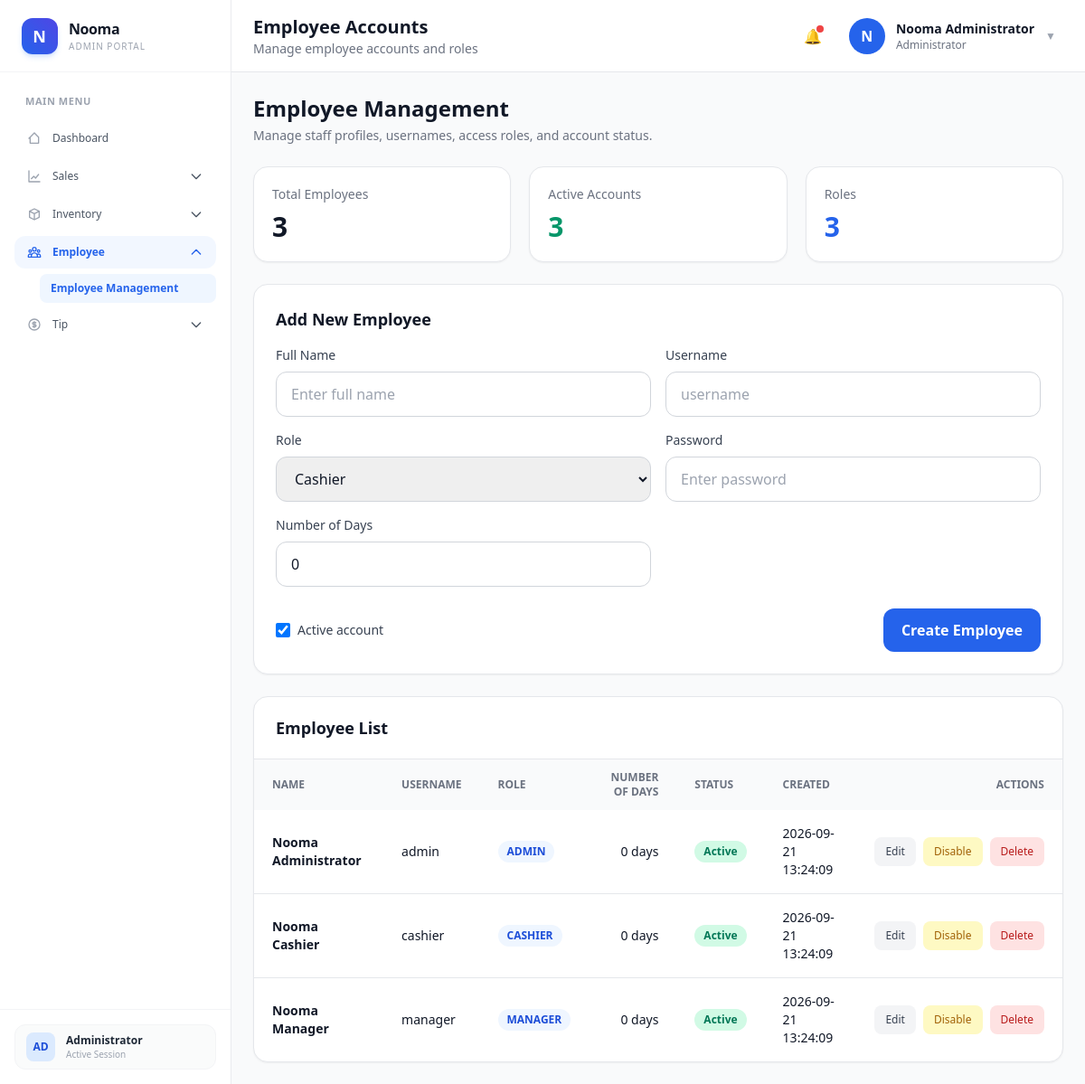
Page /frontend/Employee/employee.php (signed in) on the committed database.
### tables this page shows
CREATE TABLE `users` (
  `user_id` bigint(20) UNSIGNED NOT NULL,
  `full_name` varchar(150) NOT NULL,
  `username` varchar(100) NOT NULL,
  `password_hash` varchar(255) NOT NULL,
  `role` enum('admin','manager','cashier','employee') NOT NULL DEFAULT 'cashier',
  `is_active` tinyint(1) NOT NULL DEFAULT 1,
  `number_of_days` int(10) UNSIGNED NOT NULL DEFAULT 0,
  `created_at` timestamp NOT NULL DEFAULT current_timestamp(),
  `updated_at` timestamp NOT NULL DEFAULT current_timestamp() ON UPDATE current_timestamp()
);

### frontend/Employee/employee.php (the view, shortened to what this page needs)
<?php
require_once __DIR__ . "/../../backend/config/database.php";
$editEmployee = null;
$employeeList = [];
$employeeQuery = mysqli_query($conn, "SELECT user_id, full_name, username, role, is_active, number_of_days, created_at FROM users WHERE role IN ('admin', 'manager', 'cashier', 'employee') ORDER BY is_active DESC, full_name ASC");
if ($employeeQuery) {
    while ($row = mysqli_fetch_assoc($employeeQuery)) {
        $employeeList[] = $row;
    }
}
$totalEmployees = count($employeeList);
$activeEmployees = 0;
foreach ($employeeList as $employee) {
    if ((int) $employee["is_active"] === 1) {
        $activeEmployees++;
    }
}
?>
<!DOCTYPE html>
<html lang="en">
<head>
    <script src="https://cdn.tailwindcss.com"></script>
</head>
<body class="bg-gray-50 text-gray-900">
<?php include "../Components/sidebar.php"; ?>
<div class="lg:ml-64 min-h-screen">
    <?php include "../Components/navbar.php"; ?>
    <main class="p-6">
        <div class="mb-6">
            <h2 class="text-2xl font-bold text-gray-900">Employee Management</h2>
            <p class="text-sm text-gray-500 mt-1">Manage staff profiles, usernames, access roles, and account status.</p>
        </div>
        <div class="grid md:grid-cols-3 gap-5 mb-6">
            <div class="bg-white rounded-2xl border p-5 shadow-sm">
                <p class="text-sm text-gray-500">Total Employees</p>
                <h3 class="text-3xl font-bold mt-2"><?= number_format($totalEmployees) ?></h3>
            </div>
            <div class="bg-white rounded-2xl border p-5 shadow-sm">
                <p class="text-sm text-gray-500">Active Accounts</p>
                <h3 class="text-3xl font-bold mt-2 text-emerald-600"><?= number_format($activeEmployees) ?></h3>
            </div>
            <div class="bg-white rounded-2xl border p-5 shadow-sm">
                <p class="text-sm text-gray-500">Roles</p>
                <h3 class="text-3xl font-bold mt-2 text-blue-600">3</h3>
            </div>
        </div>
        <div class="bg-white border rounded-2xl shadow-sm p-6 mb-6">
            <div class="flex items-center justify-between mb-4">
                <h3 class="text-lg font-bold"><?= $editEmployee ? "Edit Employee Account" : "Add New Employee" ?></h3>
            </div>
            <form method="post" class="grid md:grid-cols-2 xl:grid-cols-5 gap-4">
                <div class="xl:col-span-2">
                    <label class="block text-sm font-medium text-gray-700 mb-2">Full Name</label>
                    <input type="text" name="full_name" required
                        value="<?= htmlspecialchars($editEmployee["full_name"] ?? "") ?>"
                        placeholder="Enter full name"
                        class="w-full border border-gray-300 rounded-xl px-4 py-3 focus:outline-none focus:ring-2 focus:ring-blue-500">
                </div>
                <div>
                    <label class="block text-sm font-medium text-gray-700 mb-2">Username</label>
                    <input type="text" name="username" required
                        value="<?= htmlspecialchars($editEmployee["username"] ?? "") ?>"
                        placeholder="username"
                        class="w-full border border-gray-300 rounded-xl px-4 py-3 focus:outline-none focus:ring-2 focus:ring-blue-500">
                </div>
                <div>
                    <label class="block text-sm font-medium text-gray-700 mb-2">Role</label>
                    <select name="role" class="w-full border border-gray-300 rounded-xl px-4 py-3 focus:outline-none focus:ring-2 focus:ring-blue-500">
                        <?php $selectedRole = $editEmployee["role"] ?? "cashier"; ?>
                        <option value="cashier" <?= $selectedRole === "cashier" ? "selected" : "" ?>>Cashier</option>
                    </select>
                </div>
                <div>
                    <label class="block text-sm font-medium text-gray-700 mb-2">Password</label>
                    <input type="password" name="password" placeholder="<?= $editEmployee ? "Leave blank to keep current password" : "Enter password" ?>"
                        class="w-full border border-gray-300 rounded-xl px-4 py-3 focus:outline-none focus:ring-2 focus:ring-blue-500">
                </div>
                <div>
                    <label for="number_of_days" class="block text-sm font-medium text-gray-700 mb-2">Number of Days</label>
                    <input type="number" id="number_of_days" name="number_of_days" min="0" step="1" required
                        value="<?= htmlspecialchars((string) ($editEmployee["number_of_days"] ?? "0")) ?>"
                        class="w-full border border-gray-300 rounded-xl px-4 py-3 focus:outline-none focus:ring-2 focus:ring-blue-500">
                </div>
                <div class="md:col-span-2 xl:col-span-5 flex items-center justify-between gap-3 pt-2">
                    <?php if ($editEmployee): ?>
                        <label class="inline-flex items-center gap-2 text-sm text-gray-700">
                            <input type="checkbox" name="is_active" value="1" <?= (int)($editEmployee["is_active"] ?? 0) === 1 ? "checked" : "" ?> class="h-4 w-4 text-blue-600 border-gray-300 rounded">
                            Active account
                        </label>
                        <button type="submit" class="px-5 py-3 rounded-xl bg-blue-600 text-white font-semibold hover:bg-blue-700">Update Employee</button>
                    <?php else: ?>
                        <label class="inline-flex items-center gap-2 text-sm text-gray-700">
                            <input type="checkbox" name="is_active" value="1" checked class="h-4 w-4 text-blue-600 border-gray-300 rounded">
                            Active account
                        </label>
                        <button type="submit" class="px-5 py-3 rounded-xl bg-blue-600 text-white font-semibold hover:bg-blue-700">Create Employee</button>
                    <?php endif; ?>
                </div>
            </form>
        </div>
        <div class="bg-white border rounded-2xl shadow-sm overflow-hidden">
            <div class="px-6 py-5 border-b">
                <h3 class="text-lg font-bold">Employee List</h3>
            </div>
            <div class="overflow-x-auto">
                <table class="w-full text-sm text-left">
                    <thead class="bg-gray-50 text-gray-500 uppercase text-xs">
                        <tr>
                            <th class="px-5 py-3">Name</th>
                            <th class="px-5 py-3">Username</th>
                            <th class="px-5 py-3">Role</th>
                            <th class="px-5 py-3 text-right">Number of Days</th>
                            <th class="px-5 py-3">Status</th>
                            <th class="px-5 py-3">Created</th>
                            <th class="px-5 py-3 text-right">Actions</th>
                        </tr>
                    </thead>
                    <tbody class="divide-y">
                        <?php if (empty($employeeList)): ?>
                            <tr>
                                <td colspan="7" class="px-5 py-8 text-center text-gray-500">No employee accounts found.</td>
                            </tr>
                        <?php else: ?>
                            <?php foreach ($employeeList as $employee): ?>
                                <?php $isActive = (int) $employee["is_active"] === 1; ?>
                                <tr class="hover:bg-gray-50">
                                    <td class="px-5 py-4 font-semibold"><?= htmlspecialchars($employee["full_name"]) ?></td>
                                    <td class="px-5 py-4"><?= htmlspecialchars($employee["username"]) ?></td>
                                    <td class="px-5 py-4">
                                        <span class="inline-flex px-2.5 py-1 rounded-full bg-blue-50 text-blue-700 text-xs font-semibold uppercase">
                                            <?= htmlspecialchars(ucfirst($employee["role"])) ?>
                                        </span>
                                    </td>
                                    <td class="px-5 py-4 text-right font-medium">
                                        <?= number_format((int) $employee["number_of_days"]) ?> days
                                    </td>
                                    <td class="px-5 py-4">
                                        <span class="inline-flex px-2.5 py-1 rounded-full <?= $isActive ? "bg-emerald-100 text-emerald-700" : "bg-gray-200 text-gray-700" ?> text-xs font-semibold">
                                            <?= $isActive ? "Active" : "Inactive" ?>
                                        </span>
                                    </td>
                                    <td class="px-5 py-4"><?= htmlspecialchars($employee["created_at"] ?? "") ?></td>
                                    <td class="px-5 py-4">
                                        <div class="flex items-center justify-end gap-2">
                                            <a href="employee.php?edit_user_id=<?= (int) $employee["user_id"] ?>" class="px-3 py-2 rounded-lg bg-gray-100 text-gray-700 hover:bg-gray-200 text-xs font-medium">Edit</a>
                                            <form method="post" class="inline">
                                                <button type="submit" class="px-3 py-2 rounded-lg <?= $isActive ? "bg-yellow-100 text-yellow-700 hover:bg-yellow-200" : "bg-emerald-100 text-emerald-700 hover:bg-emerald-200" ?> text-xs font-medium">
                                                    <?= $isActive ? "Disable" : "Enable" ?>
                                                </button>
                                            </form>
                                            <form method="post" class="inline" onsubmit="return confirm('Delete this employee account?');">
                                                <button type="submit" class="px-3 py-2 rounded-lg bg-red-100 text-red-700 hover:bg-red-200 text-xs font-medium">Delete</button>
                                            </form>
                                        </div>
                                    </td>
                                </tr>
                            <?php endforeach; ?>
                        <?php endif; ?>
                    </tbody>
                </table>
            </div>
        </div>
    </main>
</div>
</body>
</html>

### rows in the picture
users: full_name "Nooma Administrator", username "admin", role "ADMIN", number_of_days "0", is_active "Active", created_at "2026-09-21 13:24:09"
users: full_name "Nooma Cashier", username "cashier", role "CASHIER", number_of_days "0", is_active "Active", created_at "2026-09-21 13:24:09"
users: full_name "Nooma Manager", username "manager", role "MANAGER", number_of_days "0", is_active "Active", created_at "2026-09-21 13:24:09"

### other values in the picture
$page_title "Employee Accounts"
$page_description "Manage employee accounts and roles"
substr($full_name, 0, 1) "N"
$full_name "Nooma Administrator"
$totalEmployees "3"
$activeEmployees "3"
